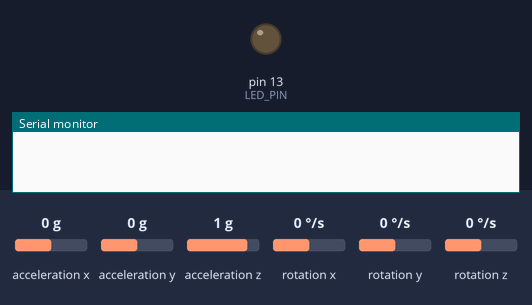
Simulated run of this sketch. Board: Teensy 4. Parts: output pins drawn as LEDs (lit = HIGH), the last lines printed to the serial monitor. The inputs (shaded band) are chosen by the test bench; at power-on: acceleration x 0 g, acceleration y 0 g, acceleration z 1 g, rotation x 0 °/s, rotation y 0 °/s, rotation z 0 °/s.

Above: at 0.0 s.
2.8 s: acceleration x set to -1.4 g
At 3.11 s:
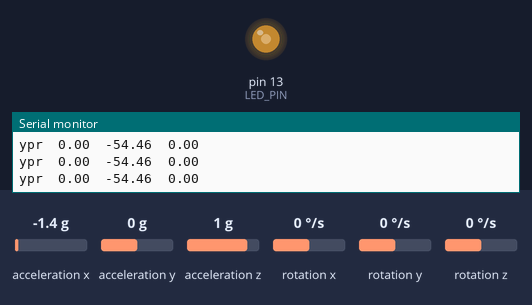
5.8 s: acceleration y set to -1.4 g
8.8 s: acceleration z set to -1.4 g
Timing chart, 0 to 17.8 s (numbered marks = the images above; inputs shaded):
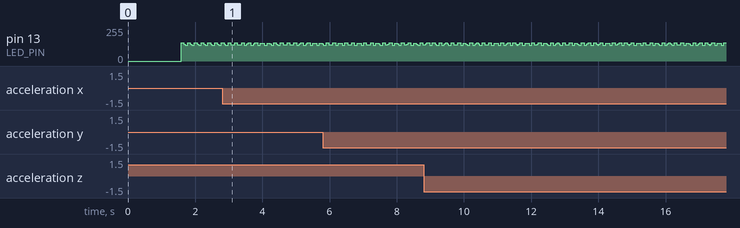

The sketch:

MPU6050dmp6nIRQ002.ino
```cpp
// I2C device class (I2Cdev) demonstration Arduino sketch for MPU6050 class using DMP (MotionApps v6.12)
// 6/21/2012 by Jeff Rowberg <jeff@rowberg.net>
// Updates should (hopefully) always be available at https://github.com/jrowberg/i2cdevlib
//
// Changelog:
//      2020-02-09 - IRQs erased, calibration simplified by dsyleixa
//      2020-02-02 - DMP6 Simplified Based on MPU6050_DMP6_using_DMP_V6.12


/* ============================================
  I2Cdev device library code is placed under the MIT license
  Copyright (c) 2012 Jeff Rowberg
  ===============================================
*/


#include "I2Cdev.h"
#include "MPU6050_6Axis_MotionApps_V6_12.h"

#include "Wire.h"

#define LED_PIN LED_BUILTIN  // (Arduino is 13, Teensy is 11, Teensy++ is 6)
bool blinkState = false;


// *****************  Setup  *****************

// class default I2C address is 0x68
// specific I2C addresses may be passed as a parameter here
// AD0 low = 0x68 (default for SparkFun breakout and InvenSense evaluation board)
// AD0 high = 0x69

MPU6050 mpu;
//MPU6050 mpu(0x69); // <-- use for AD0 high

// MPU control/status vars
uint8_t fifoBuffer[64]; // FIFO storage buffer

// orientation/motion vars
Quaternion q;           // [w, x, y, z]         quaternion container
VectorInt16 aa;         // [x, y, z]            accel sensor measurements
VectorInt16 gy;         // [x, y, z]            gyro sensor measurements
VectorInt16 aaReal;     // [x, y, z]            gravity-free accel sensor measurements
VectorInt16 aaWorld;    // [x, y, z]            world-frame accel sensor measurements
VectorFloat gravity;    // [x, y, z]            gravity vector
float euler[3];         // [psi, theta, phi]    Euler angle container
float ypr[3];           // [yaw, pitch, roll]   yaw/pitch/roll container and gravity vector

// packet structure for InvenSense teapot demo
uint8_t teapotPacket[14] = { '$', 0x02, 0, 0, 0, 0, 0, 0, 0, 0, 0x00, 0x00, '\r', '\n' };


// ================================================================
// ===                      INITIAL SETUP                       ===
// ================================================================

void setup() {
  // join I2C bus (I2Cdev library doesn't do this automatically)
  Wire.begin();
  Wire.setClock(400000); // 400kHz I2C clock. Comment this line if having compilation difficulties


  Serial.begin(115200);
  delay(1000);

  // initialize device
  Serial.println(F("Initializing I2C devices..."));
  Serial.println(F("keep the mpu in a horizontal position, don't move it...!"));

  mpu.initialize();

  // verify connection
  Serial.println(F("Testing device connections..."));
  Serial.println(mpu.testConnection() ? F("MPU6050 connection successful") : F("MPU6050 connection failed"));

  // load and configure the DMP
  Serial.println(F("Initializing DMP..."));
  mpu.dmpInitialize();

  // We can now access raw data from the MPU


  Serial.println(F("Setting initial Offsets..."));
  Serial.println(F("Each MPU is unique and must have its own offsets."));
  Serial.println(F("The following Calibration Routine Generates offsets for you to replace the offsets represented here"));
  // supply your own gyro offsets here.
  // NOTE: Your offsets are different than the ones shown below! In face Each MPU is different.

  //           X Accel  Y Accel  Z Accel   X Gyro   Y Gyro   Z Gyro
  //OFFSETS    -2102,   -3776,     836,    -345,     -31,      31

  mpu.setXAccelOffset(-2102);
  mpu.setYAccelOffset(-3776);
  mpu.setZAccelOffset(836);
  mpu.setXGyroOffset(-345);
  mpu.setYGyroOffset(-31);
  mpu.setZGyroOffset(31);

  Serial.println(F("Calibrating Offsets..."));
  // Calibration Time: generate offsets and calibrate our MPU6050
  Serial.println(F("Calibrating Accelerometer..."));
  mpu.CalibrateAccel(6);
  Serial.println(F("\n\nCalibrating Gyro..."));
  mpu.CalibrateGyro(6);
  Serial.println();
  Serial.println(F("Replace initial offsets with these offsets..."));
  mpu.PrintActiveOffsets();

  // turn on the DMP, now that it's ready
  Serial.println(F("Enabling DMP..."));
  mpu.setDMPEnabled(true);
  // Digital Motion Processing Firmware is now enabled

  // configure LED for output
  pinMode(LED_PIN, OUTPUT);
}

// ================================================================
// ===                    MAIN PROGRAM LOOP                     ===
// ================================================================

void loop() {
  // read a packet from FIFO
  if (mpu.dmpGetCurrentFIFOPacket(fifoBuffer)) { // Get the Latest packet

    // display Euler angles in degrees
    mpu.dmpGetQuaternion(&q, fifoBuffer);
    mpu.dmpGetGravity(&gravity, &q);
    mpu.dmpGetYawPitchRoll(ypr, &q, &gravity);
    Serial.print("ypr\t");
    Serial.print(ypr[0] * 180 / M_PI);
    Serial.print("\t");
    Serial.print(ypr[1] * 180 / M_PI);
    Serial.print("\t");
    Serial.print(ypr[2] * 180 / M_PI);

    Serial.println();

    // blink LED to indicate activity
    blinkState = !blinkState;
    digitalWrite(LED_PIN, blinkState);
  }
}
```
